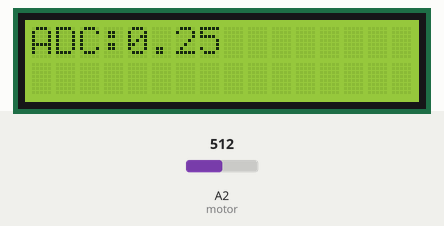
This sketch was run on a simulated Arduino Uno, built with avr-gcc and run on an emulated ATmega328P. On the bench: 16×2 character LCD. The inputs (shaded band) are chosen by the test bench; at power-on: A2 (motor) = 512.

Above: at 1.2 s.
1.3 s: A2 (motor) set to 716
At 2.2 s:
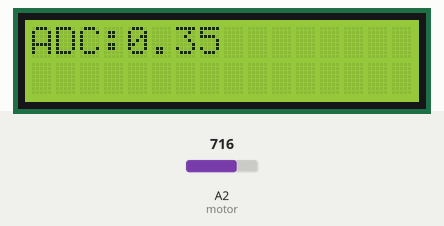
4.3 s: A2 (motor) set to 900
At 5.0 s:
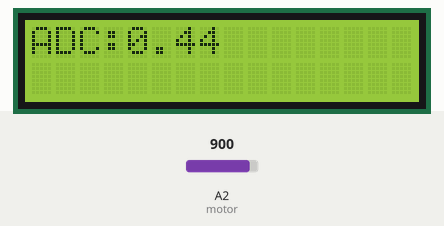
5.8 s: A2 (motor) set to 1023
At 6.3 s:
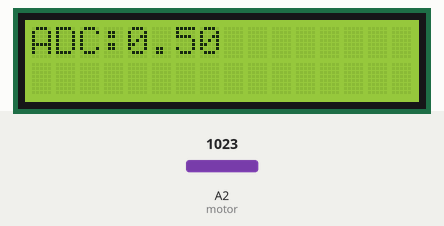
Timing chart, 0 to 8.3 s (numbered marks = the images above; inputs shaded):
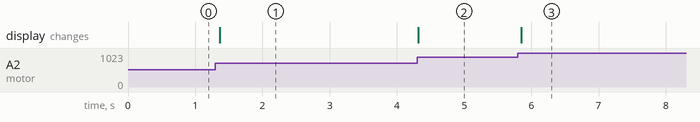

Measured:
- after the input at 1.3 s, the display: changes after 0.07 s (image 1)
- after the input at 4.3 s, the display: changes at once (image 2)
- after the input at 5.8 s, the display: changes after 0.05 s (image 3)

The sketch:

RS485.ino
```cpp
#include <SoftwareSerial.h>
SoftwareSerial sw (2,3);
#include <Wire.h>
#include <LiquidCrystal_I2C.h>
LiquidCrystal_I2C lcd(0x27,16,2);  //
void setup()
{
  Serial.begin(9600);
  sw.begin(9600);
  // Inicializar el LCD
  lcd.init();

  //Encender la luz de fondo.
  lcd.backlight();
}

void loop() {

  int sen1=analogRead(A2);// Valor corriente motor
  float sen=((sen1*5.0)/1023);
  float co=sen/10;
  lcd.setCursor(0,0);
  lcd.print("ADC:");
  lcd.print(co);
  lcd.print("   ");
  delay(50);

  if (sw.available ()>0) {
  char c = sw.read();
  Serial.print (c);
  Serial.write(c); //enviamos el ángulo correspondiente
  delay(100);
  }
}
```
